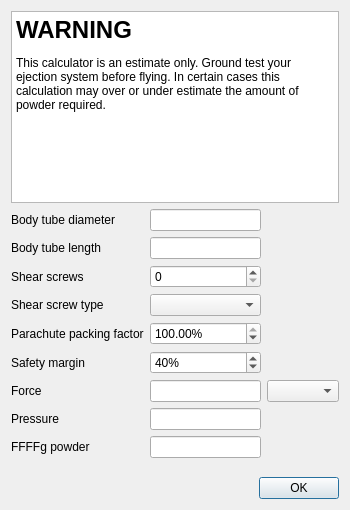
<?xml version="1.0" encoding="UTF-8"?>
<ui version="4.0">
 <class>Dialog</class>
 <widget class="QDialog" name="Dialog">
  <property name="geometry">
   <rect>
    <x>0</x>
    <y>0</y>
    <width>350</width>
    <height>510</height>
   </rect>
  </property>
  <property name="windowTitle">
   <string>Ejection Charge Calculator</string>
  </property>
  <layout class="QVBoxLayout" name="verticalLayout">
   <item>
    <widget class="QTextEdit" name="warningLabel">
     <property name="sizePolicy">
      <sizepolicy hsizetype="MinimumExpanding" vsizetype="Minimum">
       <horstretch>0</horstretch>
       <verstretch>0</verstretch>
      </sizepolicy>
     </property>
     <property name="verticalScrollBarPolicy">
      <enum>Qt::ScrollBarPolicy::ScrollBarAlwaysOff</enum>
     </property>
     <property name="horizontalScrollBarPolicy">
      <enum>Qt::ScrollBarPolicy::ScrollBarAlwaysOff</enum>
     </property>
     <property name="readOnly">
      <bool>true</bool>
     </property>
     <property name="html">
      <string>&lt;!DOCTYPE HTML PUBLIC &quot;-//W3C//DTD HTML 4.0//EN&quot; &quot;http://www.w3.org/TR/REC-html40/strict.dtd&quot;&gt;
&lt;html&gt;&lt;head&gt;&lt;meta name=&quot;qrichtext&quot; content=&quot;1&quot; /&gt;&lt;meta charset=&quot;utf-8&quot; /&gt;&lt;style type=&quot;text/css&quot;&gt;
p, li { white-space: pre-wrap; }
hr { height: 1px; border-width: 0; }
li.unchecked::marker { content: &quot;\2610&quot;; }
li.checked::marker { content: &quot;\2612&quot;; }
&lt;/style&gt;&lt;/head&gt;&lt;body style=&quot; font-family:'Segoe UI'; font-size:9pt; font-weight:400; font-style:normal;&quot;&gt;
&lt;h1 style=&quot; margin-top:18px; margin-bottom:12px; margin-left:0px; margin-right:0px; -qt-block-indent:0; text-indent:0px;&quot;&gt;&lt;span style=&quot; font-size:xx-large; font-weight:700;&quot;&gt;WARNING &lt;/span&gt;&lt;/h1&gt;
&lt;p style=&quot; margin-top:12px; margin-bottom:12px; margin-left:0px; margin-right:0px; -qt-block-indent:0; text-indent:0px;&quot;&gt;This calculator is an estimate only. Ground test your ejection system before flying. In certain cases this calculation may over or under estimate the amount of powder required. &lt;/p&gt;&lt;/body&gt;&lt;/html&gt;</string>
     </property>
    </widget>
   </item>
   <item>
    <layout class="QGridLayout" name="gridLayout">
     <item row="1" column="1">
      <widget class="Gui::InputField" name="lengthInput">
       <property name="unit" stdset="0">
        <string notr="true">mm</string>
       </property>
      </widget>
     </item>
     <item row="4" column="0">
      <widget class="QLabel" name="packingLabel">
       <property name="text">
        <string>Parachute packing factor</string>
       </property>
      </widget>
     </item>
     <item row="0" column="1">
      <widget class="Gui::InputField" name="diameterInput">
       <property name="unit" stdset="0">
        <string>mm</string>
       </property>
      </widget>
     </item>
     <item row="2" column="1">
      <widget class="Gui::IntSpinBox" name="shearSpinBox"/>
     </item>
     <item row="6" column="1">
      <widget class="Gui::InputField" name="forceInput">
       <property name="unit" stdset="0">
        <string notr="true">N</string>
       </property>
      </widget>
     </item>
     <item row="6" column="0">
      <widget class="QLabel" name="forceLabel">
       <property name="text">
        <string>Force</string>
       </property>
      </widget>
     </item>
     <item row="6" column="2">
      <widget class="QComboBox" name="forceCombo"/>
     </item>
     <item row="1" column="0">
      <widget class="QLabel" name="lengthLabel">
       <property name="text">
        <string>Body tube length</string>
       </property>
      </widget>
     </item>
     <item row="7" column="0">
      <widget class="QLabel" name="pressureLabel">
       <property name="text">
        <string>Pressure</string>
       </property>
      </widget>
     </item>
     <item row="3" column="0">
      <widget class="QLabel" name="shearTypeLabel">
       <property name="text">
        <string>Shear screw type</string>
       </property>
      </widget>
     </item>
     <item row="2" column="0">
      <widget class="QLabel" name="shearLabel">
       <property name="text">
        <string>Shear screws</string>
       </property>
      </widget>
     </item>
     <item row="8" column="0">
      <widget class="QLabel" name="powderLabel">
       <property name="text">
        <string>FFFFg powder</string>
       </property>
      </widget>
     </item>
     <item row="8" column="1">
      <widget class="Gui::InputField" name="powderInput">
       <property name="readOnly">
        <bool>true</bool>
       </property>
       <property name="unit" stdset="0">
        <string notr="true">g</string>
       </property>
      </widget>
     </item>
     <item row="0" column="0">
      <widget class="QLabel" name="diameterLabel">
       <property name="text">
        <string>Body tube diameter</string>
       </property>
      </widget>
     </item>
     <item row="3" column="1">
      <widget class="QComboBox" name="shearTypeCombo"/>
     </item>
     <item row="7" column="1">
      <widget class="Gui::InputField" name="pressureInput">
       <property name="unit" stdset="0">
        <string notr="true">kPa</string>
       </property>
      </widget>
     </item>
     <item row="5" column="0">
      <widget class="QLabel" name="marginLabel">
       <property name="text">
        <string>Safety margin</string>
       </property>
      </widget>
     </item>
     <item row="4" column="1">
      <widget class="Gui::DoubleSpinBox" name="packingSpinBox">
       <property name="suffix">
        <string>%</string>
       </property>
       <property name="maximum">
        <double>100.000000000000000</double>
       </property>
       <property name="value">
        <double>100.000000000000000</double>
       </property>
      </widget>
     </item>
     <item row="5" column="1">
      <widget class="Gui::DoubleSpinBox" name="marginSpinBox">
       <property name="suffix">
        <string>%</string>
       </property>
       <property name="decimals">
        <number>0</number>
       </property>
       <property name="maximum">
        <double>1000.000000000000000</double>
       </property>
       <property name="value">
        <double>40.000000000000000</double>
       </property>
      </widget>
     </item>
    </layout>
   </item>
   <item>
    <spacer name="verticalSpacer">
     <property name="orientation">
      <enum>Qt::Orientation::Vertical</enum>
     </property>
     <property name="sizeHint" stdset="0">
      <size>
       <width>20</width>
       <height>40</height>
      </size>
     </property>
    </spacer>
   </item>
   <item>
    <widget class="QDialogButtonBox" name="buttonBox">
     <property name="orientation">
      <enum>Qt::Orientation::Horizontal</enum>
     </property>
     <property name="standardButtons">
      <set>QDialogButtonBox::StandardButton::Ok</set>
     </property>
    </widget>
   </item>
  </layout>
 </widget>
 <customwidgets>
  <customwidget>
   <class>Gui::InputField</class>
   <extends>QLineEdit</extends>
   <header>Gui/InputField.h</header>
  </customwidget>
  <customwidget>
   <class>Gui::IntSpinBox</class>
   <extends>QSpinBox</extends>
   <header>Gui/SpinBox.h</header>
  </customwidget>
  <customwidget>
   <class>Gui::DoubleSpinBox</class>
   <extends>QDoubleSpinBox</extends>
   <header>Gui/SpinBox.h</header>
  </customwidget>
 </customwidgets>
 <tabstops>
  <tabstop>warningLabel</tabstop>
  <tabstop>diameterInput</tabstop>
  <tabstop>lengthInput</tabstop>
  <tabstop>shearSpinBox</tabstop>
  <tabstop>shearTypeCombo</tabstop>
  <tabstop>packingSpinBox</tabstop>
  <tabstop>marginSpinBox</tabstop>
  <tabstop>forceInput</tabstop>
  <tabstop>forceCombo</tabstop>
  <tabstop>pressureInput</tabstop>
  <tabstop>powderInput</tabstop>
 </tabstops>
 <resources/>
 <connections>
  <connection>
   <sender>buttonBox</sender>
   <signal>accepted()</signal>
   <receiver>Dialog</receiver>
   <slot>accept()</slot>
   <hints>
    <hint type="sourcelabel">
     <x>248</x>
     <y>254</y>
    </hint>
    <hint type="destinationlabel">
     <x>157</x>
     <y>274</y>
    </hint>
   </hints>
  </connection>
  <connection>
   <sender>buttonBox</sender>
   <signal>rejected()</signal>
   <receiver>Dialog</receiver>
   <slot>reject()</slot>
   <hints>
    <hint type="sourcelabel">
     <x>316</x>
     <y>260</y>
    </hint>
    <hint type="destinationlabel">
     <x>286</x>
     <y>274</y>
    </hint>
   </hints>
  </connection>
 </connections>
</ui>
